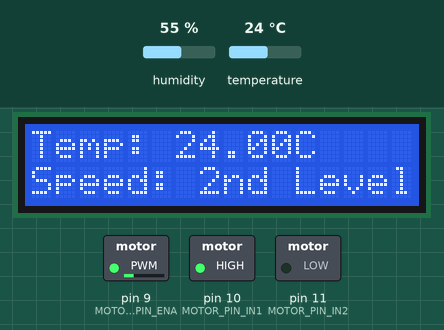
Simulated run of this sketch. Board: Arduino Uno, built with avr-gcc and run on an emulated ATmega328P. Parts: 16×2 character LCD, switched loads named in the sketch (green lamp = pin HIGH). The test bench sets the inputs (shaded band); at power-on: temperature 24 °C, humidity 55 %. What the sketch prints to the serial monitor is not drawn.

Above: at 1.2 s.
1.3 s: temperature set to 16 °C
At 3.2 s:
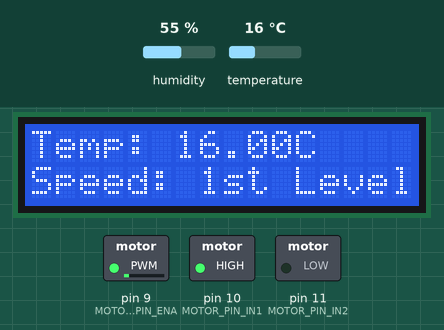
4.1 s: temperature set to 13 °C
At 5.5 s:
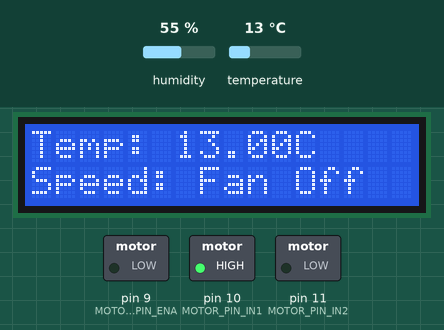
6.9 s: temperature set to 28 °C
At 8.9 s:
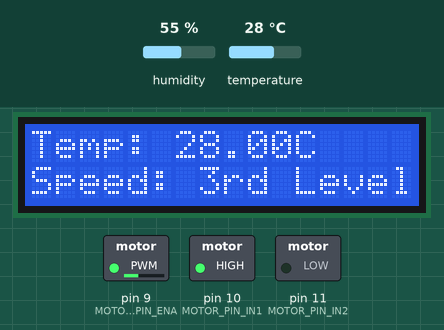
9.8 s: temperature set to 33 °C
At 11.2 s:
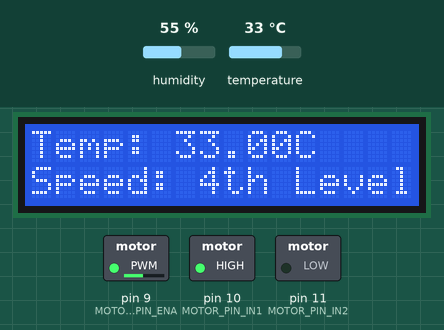
12.6 s: temperature set to 36 °C
At 15.6 s:
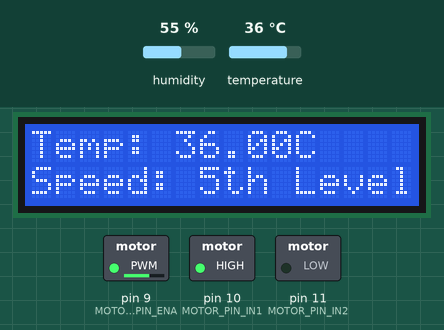
15.9 s: temperature set to 41 °C
At 17.0 s:
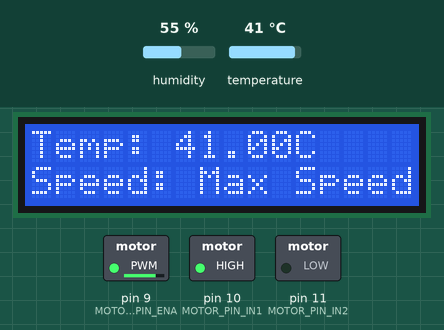
Timing chart, 0 to 18.9 s (numbered marks = the images above; inputs shaded):
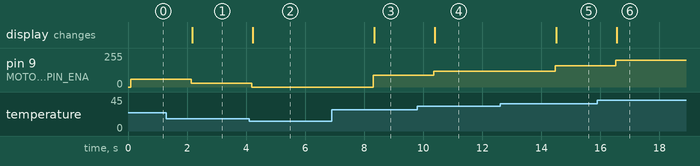

Measured:
- the behaviour switches between 15 and 14 °C on temperature (found by bisection; images 1 and 2)
- after the input at 1.3 s, pin 9 (MOTOR_PIN_ENA): 60/255 → 30/255 after 0.84 s; the display: changes after 0.87 s (image 1)
- after the input at 4.1 s, pin 9 (MOTOR_PIN_ENA): 30/255 → 0/255 after 0.10 s; the display: changes after 0.13 s (image 2)
- after the input at 6.9 s, pin 9 (MOTOR_PIN_ENA): 0/255 → 90/255 after 1.4 s; the display: changes after 1.4 s (image 3)
- after the input at 9.8 s, pin 9 (MOTOR_PIN_ENA): 90/255 → 120/255 after 0.56 s; the display: changes after 0.59 s (image 4)
- after the input at 12.6 s, pin 9 (MOTOR_PIN_ENA): 120/255 → 160/255 after 1.9 s; the display: changes after 1.9 s (image 5)
- after the input at 15.9 s, pin 9 (MOTOR_PIN_ENA): 160/255 → 200/255 after 0.62 s; the display: changes after 0.65 s (image 6)

The sketch:

Temp_Based_Fan.ino
```cpp
#include <Wire.h>
#include <LiquidCrystal_I2C.h>
#include <Adafruit_Sensor.h>
#include <DHT.h>
#include <DHT_U.h>

#define DHTPIN 7
#define DHTTYPE DHT11

#define MOTOR_PIN_ENA 9
#define MOTOR_PIN_IN1 10
#define MOTOR_PIN_IN2 11

DHT dht(DHTPIN, DHTTYPE);
LiquidCrystal_I2C lcd(0x27, 16, 2);  // Change address if needed

void setup() {
  Serial.begin(9600);
  dht.begin();

  lcd.init();
  lcd.backlight();

  pinMode(MOTOR_PIN_ENA, OUTPUT);
  pinMode(MOTOR_PIN_IN1, OUTPUT);
  pinMode(MOTOR_PIN_IN2, OUTPUT);

  digitalWrite(MOTOR_PIN_IN1, HIGH);
  digitalWrite(MOTOR_PIN_IN2, LOW);
}

void loop() {
  float temperature = dht.readTemperature();

  if (isnan(temperature)) {
    Serial.println("Failed to read temperature from DHT sensor!");
    lcd.clear();
    lcd.setCursor(0, 0);
    lcd.print("Sensor Error!");
    return;
  }

  Serial.print("Temperature: ");
  Serial.print(temperature);
  Serial.println(" °C");

  int fanSpeed;
  String speedLevel;

  if (temperature >= 15 && temperature < 20) {
    fanSpeed = 30;   // 1st Level (very low)
    speedLevel = "1st Level";
  } else if (temperature >= 20 && temperature < 25) {
    fanSpeed = 60;   // 2nd Level (low)
    speedLevel = "2nd Level";
  } else if (temperature >= 25 && temperature < 30) {
    fanSpeed = 90;   // 3rd Level (medium-low)
    speedLevel = "3rd Level";
  } else if (temperature >= 30 && temperature < 35) {
    fanSpeed = 120;  // 4th Level (medium)
    speedLevel = "4th Level";
  } else if (temperature >= 35 && temperature < 40) {
    fanSpeed = 160;  // 5th Level (medium-high)
    speedLevel = "5th Level";
  } else if (temperature >= 40) {
    fanSpeed = 200;  // Max Speed (instead of 255)
    speedLevel = "Max Speed";
  } else {
    fanSpeed = 0;
    speedLevel = "Fan Off";
  }

  analogWrite(MOTOR_PIN_ENA, fanSpeed);

  Serial.print("Fan Speed: ");
  Serial.println(speedLevel);

  lcd.clear();
  lcd.setCursor(0, 0);
  lcd.print("Temp: ");
  lcd.print(temperature);
  lcd.print("C");

  lcd.setCursor(0, 1);
  lcd.print("Speed: ");
  lcd.print(speedLevel);

  delay(2000);
}
```
